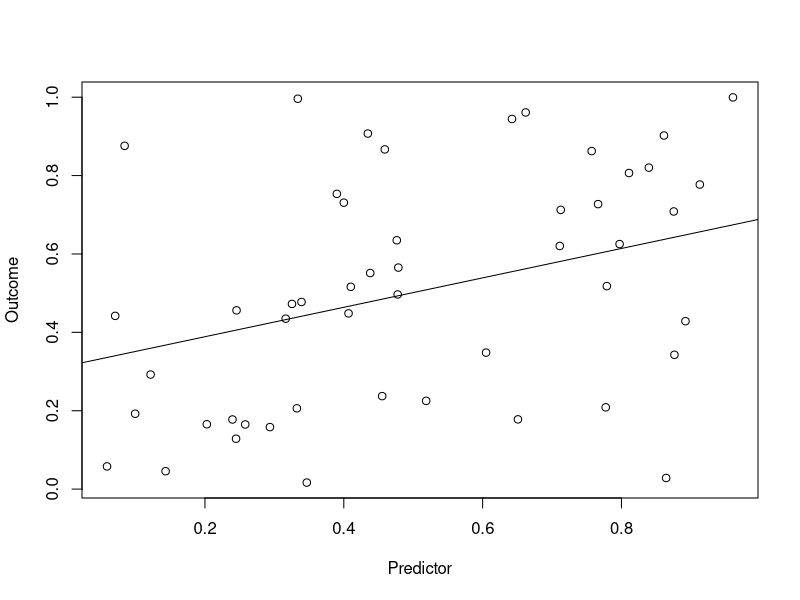

The R script that drew this image:
## ---- chunk 1
knitr::opts_chunk$set(echo = TRUE)
knitr::opts_chunk$set(fig.width = 6, fig.height = 4.5) 
## ---- chunk 2
set.seed(1)
DF = data.frame(matrix(nrow = 50,ncol = 50))
for (i in 1:50) {
  DF[,i] = runif(50)
}

plot(DF[[2]],DF[[16]], xlab = "Predictor", ylab = "Outcome")
abline(lm(DF[[2]]~DF[[16]]))
cor.test(DF[[2]], DF[[16]])

